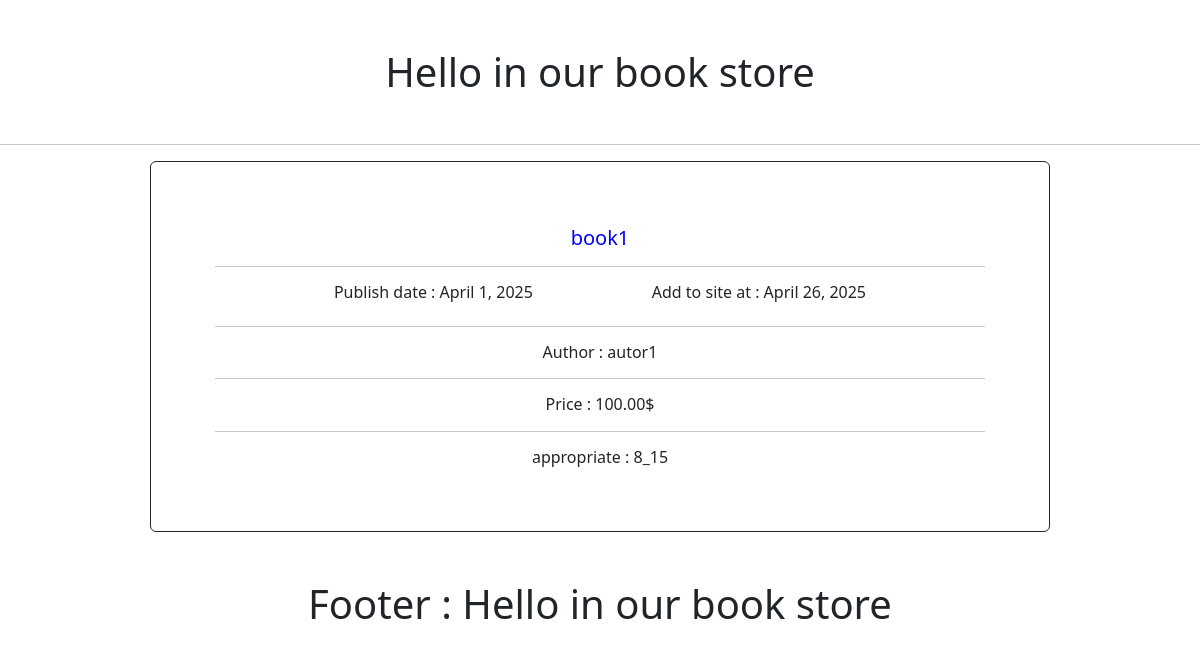
Screenshot of /books/book/1/ with the database file from the repository.
### books/models.py (models this page shows, shortened)
class Books(models.Model):
    name = models.CharField(max_length=255)
    publish_date = models.DateField()
    add_to_site_at = models.DateField(auto_now_add=True)
    author = models.ForeignKey(
        Author, on_delete=models.CASCADE, related_name='books')
    price = models.DecimalField(max_digits=6, decimal_places=2)
    appropriate = models.CharField(max_length=10, choices=[
        ('under_8', 'Under 8'),
        ('8_15', '8-15'),
        ('adults', 'Adults'),
    ])

class Author(models.Model):
    name = models.CharField(max_length=255)
    def __str__(self):
        return self.name

### books/views.py (the view)
# urls.py: path("book/<int:book_id>/", views.single, name='single'),
def single(request, book_id):
    context = {}
    book = models.Books.objects.get(pk=book_id)
    context={
        'book': book
    }
    return render(request, 'books/single.html',context)

### books/templates/books/single.html
{% extends 'books/base.html'%}
{% load static %}
{% block 'content' %}
<div class="card mb-3 p-5 border-dark w-75 mx-auto vh-80">
  <div class="card-body">
    <h5 class="book-name text-center">{{book.name}}</h5>
    <hr>
    <div class="d-flex justify-content-evenly">
 <h6 class="card-text">Publish date : {{book.publish_date}}</h6>
    <h6 class="card-text">Add to site at : {{book.add_to_site_at}}</h6>
    </div>
    <hr>
    <h6 class="card-text text-center">Author : {{book.author}}</h6>
    <hr>
    <h6 class="card-text text-center">Price : {{book.price}}$</h6>
    <hr>
    <h6 class="card-text text-center">appropriate : {{book.appropriate}}</h6>
  </div>
</div>
{% endblock %}

### books/static/books/css/style.css (style rules this page uses)
.book-name { color: blue; }

### rows the page displays
Books: name "book1", publish_date "April 1, 2025", add_to_site_at "April 26, 2025", author "autor1", price "100.00", appropriate "8_15"
